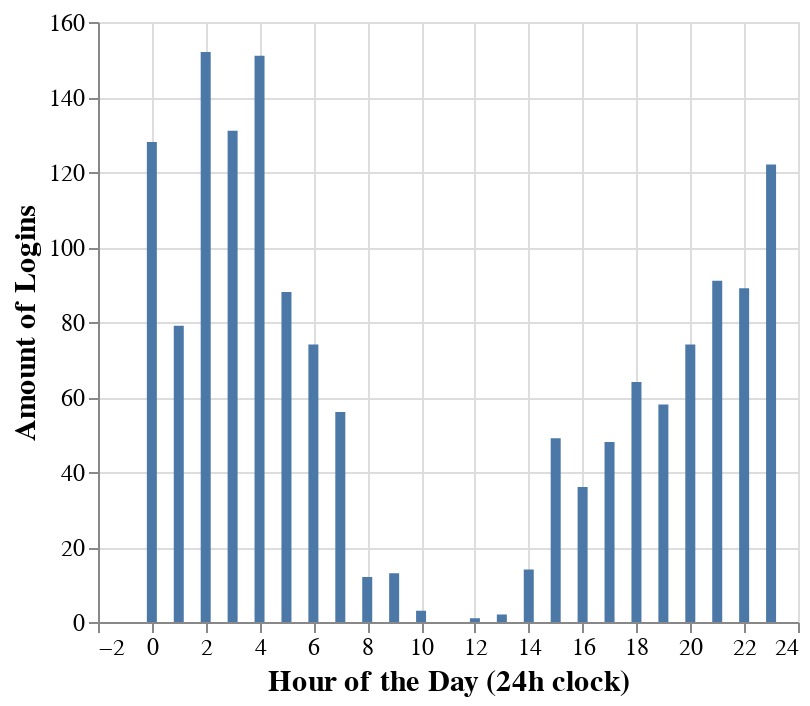

The code cell stored with this chart in its notebook:
### Code cell
sessions_log_hour_plot

### Figure 1 — Vega-Lite specification as saved in the notebook (floating-point values rounded to 4 significant figures)
{"config": {"view": {"continuousWidth": 300, "continuousHeight": 300}, "axis": {"labelFontSize": 12, "titleFontSize": 15}}, "data": {"name": "data-3b0847831ccd66e5ca95b777a1f741c9"}, "mark": {"type": "bar"}, "encoding": {"x": {"field": "hour", "title": "Hour of the Day (24h clock)", "type": "quantitative"}, "y": {"field": "num_logins", "title": "Amount of Logins", "type": "quantitative"}}, "width": 350, "$schema": "https://vega.github.io/schema/vega-lite/v5.20.1.json", "datasets": {"data-3b0847831ccd66e5ca95b777a1f741c9": [{"hour": 2, "num_logins": 152}, {"hour": 4, "num_logins": 151}, {"hour": 3, "num_logins": 131}, {"hour": 0, "num_logins": 128}, {"hour": 23, "num_logins": 122}, {"hour": 21, "num_logins": 91}, {"hour": 22, "num_logins": 89}, {"hour": 5, "num_logins": 88}, {"hour": 1, "num_logins": 79}, {"hour": 6, "num_logins": 74}, {"hour": 20, "num_logins": 74}, {"hour": 18, "num_logins": 64}, {"hour": 19, "num_logins": 58}, {"hour": 7, "num_logins": 56}, {"hour": 15, "num_logins": 49}, {"hour": 17, "num_logins": 48}, {"hour": 16, "num_logins": 36}, {"hour": 14, "num_logins": 14}, {"hour": 9, "num_logins": 13}, {"hour": 8, "num_logins": 12}, {"hour": 10, "num_logins": 3}, {"hour": 13, "num_logins": 2}, {"hour": 12, "num_logins": 1}]}}
